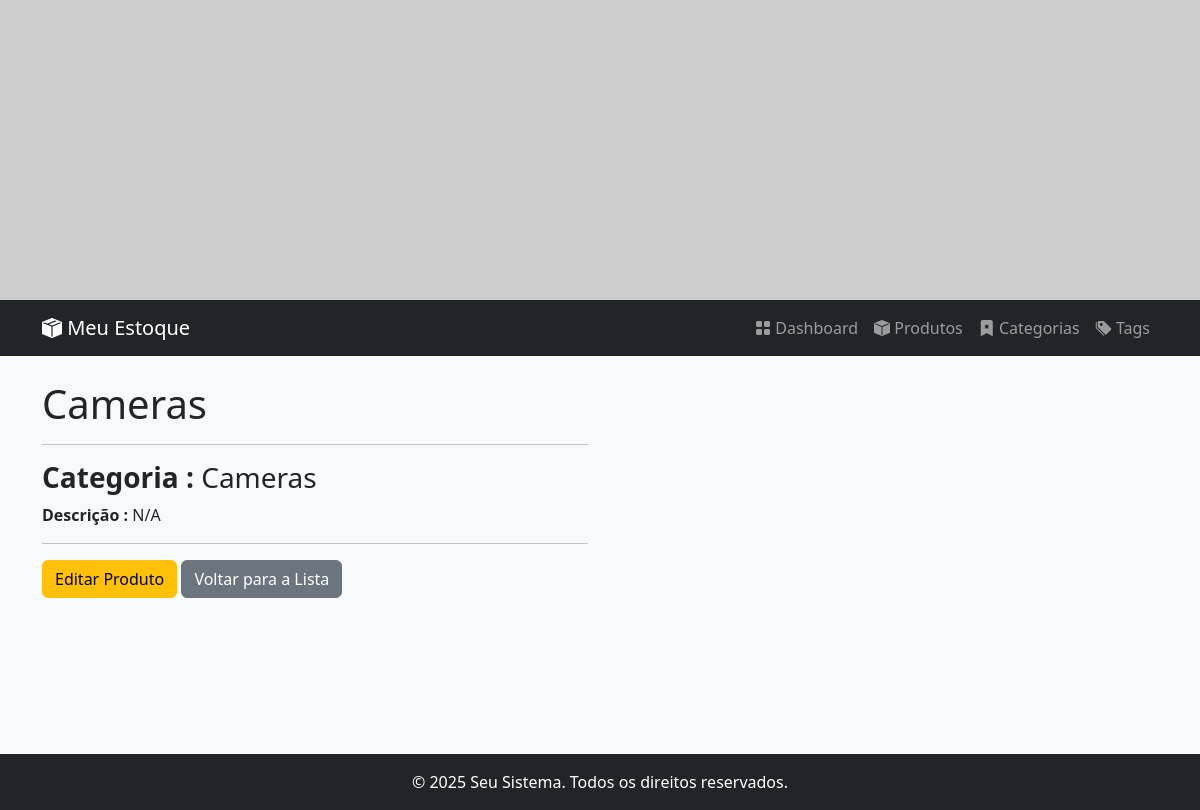
Page /estoque/categoria/10/ on the earlier database version.
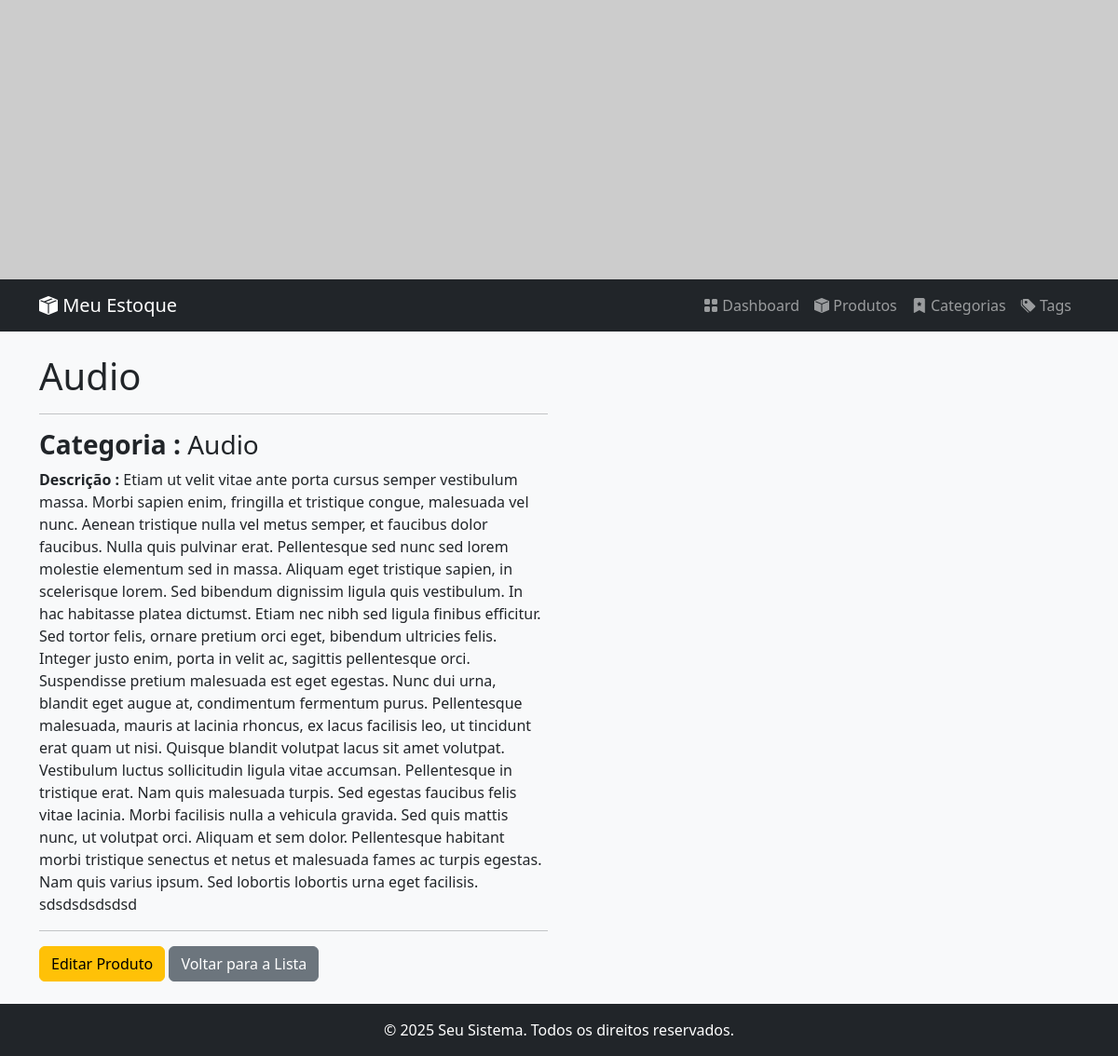
Same page on the later database version.
### estoque/models.py (models this page shows, shortened)
class Categoria(models.Model):
    identificacao = models.CharField(max_length=100,
        verbose_name="Identificacao",
        help_text="Informe a identificação da categoria",
        unique=True,
    )
    descricao = models.TextField (
        verbose_name="Descrição",
        help_text="Informe a descrição da categoria",
        default="N/A",
    )
    class Meta:
        verbose_name = "Categoria"
        verbose_name_plural = "Categorias"

### estoque/views.py (the view)
# urls.py: path('categoria/<int:pk>/', views.CategoriaDetailView.as_view(), name='categoria_detail'),
class CategoriaDetailView(DetailView):
    model = Categoria
    template_name = 'estoque/categoria_detail.html'
    context_object_name = 'categoria'

### estoque/templates/estoque/categoria_detail.html (shortened to what this page needs)
{% extends 'estoque/base.html' %}
{% block content %}
<div class="row">
    <div class="col-md-6">
        <h1>{{ categoria.identificacao }}</h1>
        <hr>
        <h3><strong>Categoria :</strong> {{ categoria.identificacao }}</h3>
        <p><strong>Descrição :</strong> {{ categoria.descricao }} </p>
        <hr>
        <a href="{% url 'estoque:categoria_update' categoria.pk %}" class="btn btn-warning">Editar Produto</a>
        <a href="{% url 'estoque:categoria_tabela_list' %}" class="btn btn-secondary">Voltar para a Lista</a>
    </div>
</div>
{% endblock %}

Differences in the rows shown:
changed Categoria: identificacao "Cameras" → "Audio"; descricao "N/A" → "Etiam ut velit vitae ante porta cursus semper vestibulum massa. Morbi sapien enim, fringilla et tristique congue, malesuada vel nunc. Aenean tristique nulla vel metus semper, et faucibus dolor faucibus. Nulla quis pulvinar erat. Pellentesque sed nunc sed lorem molestie elementum sed in massa. Aliquam eget tristique sapien, in scelerisque lorem. Sed bibendum dignissim ligula quis vestibulum. In hac habitasse platea dictumst. Etiam nec nibh sed ligula finibus efficitur. Sed tortor felis, ornare pretium orci eget, bibendum ultricies felis. Integer justo enim, porta in velit ac, sagittis pellentesque orci. Suspendisse pretium malesuada est eget egestas. Nunc dui urna, blandit eget augue at,…"
